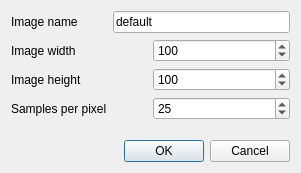
<?xml version="1.0" encoding="UTF-8"?>
<ui version="4.0">
 <class>TaskSpecDialog</class>
 <widget class="QDialog" name="TaskSpecDialog">
  <property name="windowModality">
   <enum>Qt::WindowModal</enum>
  </property>
  <property name="geometry">
   <rect>
    <x>0</x>
    <y>0</y>
    <width>301</width>
    <height>173</height>
   </rect>
  </property>
  <property name="windowTitle">
   <string>Taks specification dialog</string>
  </property>
  <layout class="QVBoxLayout" name="verticalLayout_2">
   <item>
    <layout class="QVBoxLayout" name="verticalLayout">
     <item>
      <layout class="QGridLayout" name="gridLayout">
       <property name="topMargin">
        <number>0</number>
       </property>
       <item row="3" column="0">
        <widget class="QLabel" name="label_3">
         <property name="text">
          <string>Samples per pixel</string>
         </property>
        </widget>
       </item>
       <item row="1" column="0">
        <widget class="QLabel" name="label">
         <property name="text">
          <string>Image width</string>
         </property>
        </widget>
       </item>
       <item row="2" column="0">
        <widget class="QLabel" name="label_2">
         <property name="text">
          <string>Image height</string>
         </property>
        </widget>
       </item>
       <item row="0" column="0">
        <widget class="QLabel" name="label_4">
         <property name="text">
          <string>Image name</string>
         </property>
        </widget>
       </item>
       <item row="0" column="1">
        <widget class="QLineEdit" name="imgNameInput">
         <property name="text">
          <string>default</string>
         </property>
         <property name="alignment">
          <set>Qt::AlignLeading|Qt::AlignLeft|Qt::AlignVCenter</set>
         </property>
        </widget>
       </item>
       <item row="1" column="1">
        <layout class="QHBoxLayout" name="horizontalLayout">
         <item>
          <spacer name="horizontalSpacer">
           <property name="orientation">
            <enum>Qt::Horizontal</enum>
           </property>
           <property name="sizeType">
            <enum>QSizePolicy::Preferred</enum>
           </property>
           <property name="sizeHint" stdset="0">
            <size>
             <width>40</width>
             <height>20</height>
            </size>
           </property>
          </spacer>
         </item>
         <item>
          <widget class="QSpinBox" name="widthSpinBox">
           <property name="minimum">
            <number>1</number>
           </property>
           <property name="maximum">
            <number>10000</number>
           </property>
           <property name="singleStep">
            <number>25</number>
           </property>
           <property name="value">
            <number>100</number>
           </property>
          </widget>
         </item>
        </layout>
       </item>
       <item row="2" column="1">
        <layout class="QHBoxLayout" name="horizontalLayout_2">
         <item>
          <spacer name="horizontalSpacer_2">
           <property name="orientation">
            <enum>Qt::Horizontal</enum>
           </property>
           <property name="sizeType">
            <enum>QSizePolicy::Preferred</enum>
           </property>
           <property name="sizeHint" stdset="0">
            <size>
             <width>40</width>
             <height>20</height>
            </size>
           </property>
          </spacer>
         </item>
         <item>
          <widget class="QSpinBox" name="heightSpinBox">
           <property name="minimum">
            <number>1</number>
           </property>
           <property name="maximum">
            <number>10000</number>
           </property>
           <property name="singleStep">
            <number>25</number>
           </property>
           <property name="value">
            <number>100</number>
           </property>
          </widget>
         </item>
        </layout>
       </item>
       <item row="3" column="1">
        <layout class="QHBoxLayout" name="horizontalLayout_3">
         <item>
          <spacer name="horizontalSpacer_3">
           <property name="orientation">
            <enum>Qt::Horizontal</enum>
           </property>
           <property name="sizeType">
            <enum>QSizePolicy::Preferred</enum>
           </property>
           <property name="sizeHint" stdset="0">
            <size>
             <width>40</width>
             <height>20</height>
            </size>
           </property>
          </spacer>
         </item>
         <item>
          <widget class="QSpinBox" name="samplesPerPixelSpinBox">
           <property name="minimum">
            <number>1</number>
           </property>
           <property name="maximum">
            <number>100000</number>
           </property>
           <property name="singleStep">
            <number>10</number>
           </property>
           <property name="value">
            <number>25</number>
           </property>
          </widget>
         </item>
        </layout>
       </item>
      </layout>
     </item>
     <item>
      <spacer name="verticalSpacer">
       <property name="orientation">
        <enum>Qt::Vertical</enum>
       </property>
       <property name="sizeHint" stdset="0">
        <size>
         <width>20</width>
         <height>40</height>
        </size>
       </property>
      </spacer>
     </item>
     <item>
      <widget class="QDialogButtonBox" name="buttonBox">
       <property name="orientation">
        <enum>Qt::Horizontal</enum>
       </property>
       <property name="standardButtons">
        <set>QDialogButtonBox::Cancel|QDialogButtonBox::Ok</set>
       </property>
      </widget>
     </item>
    </layout>
   </item>
  </layout>
 </widget>
 <resources/>
 <connections>
  <connection>
   <sender>buttonBox</sender>
   <signal>accepted()</signal>
   <receiver>TaskSpecDialog</receiver>
   <slot>accept()</slot>
   <hints>
    <hint type="sourcelabel">
     <x>248</x>
     <y>254</y>
    </hint>
    <hint type="destinationlabel">
     <x>157</x>
     <y>274</y>
    </hint>
   </hints>
  </connection>
  <connection>
   <sender>buttonBox</sender>
   <signal>rejected()</signal>
   <receiver>TaskSpecDialog</receiver>
   <slot>reject()</slot>
   <hints>
    <hint type="sourcelabel">
     <x>316</x>
     <y>260</y>
    </hint>
    <hint type="destinationlabel">
     <x>286</x>
     <y>274</y>
    </hint>
   </hints>
  </connection>
 </connections>
</ui>
